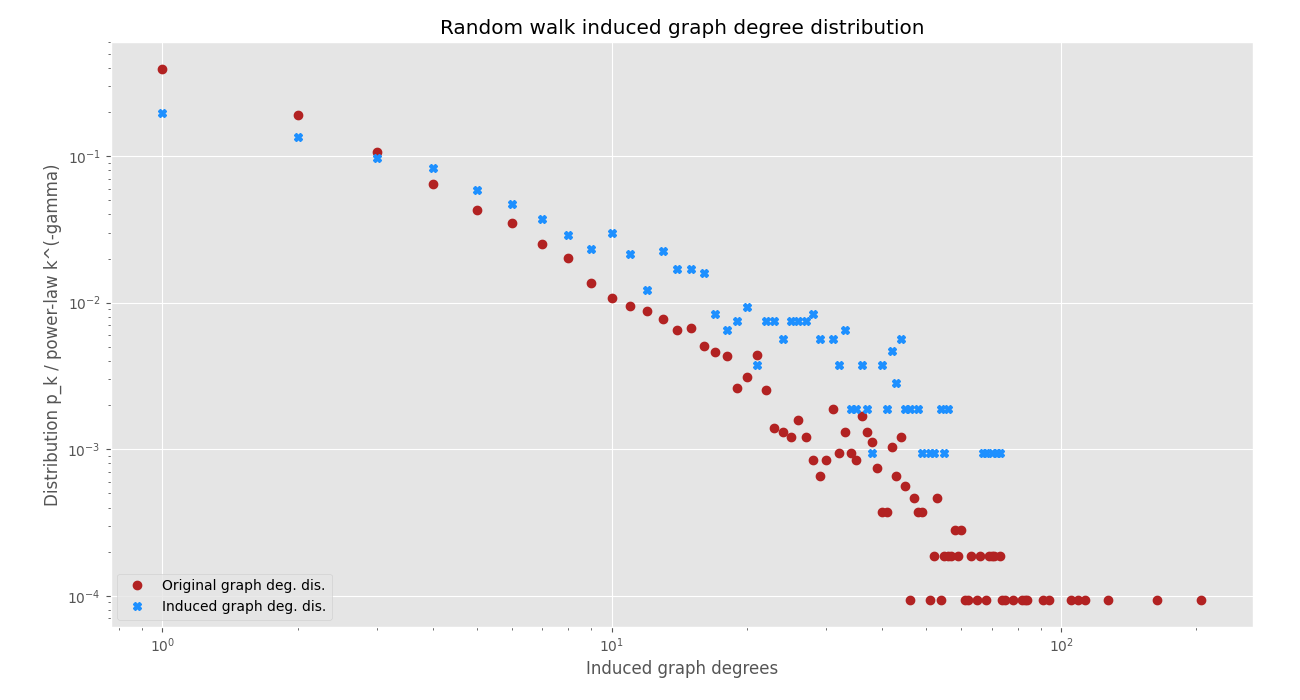

The Python source for this figure:
from utils import read_graph, degree_distribution, calculate_gamma
import matplotlib.pyplot as plt
from random import randrange
import networkx as nx
from math import log

def random_walk_induced_graph(graph):
    """
    Do a random walk on the graph, until 
    10% of the nodes is sampled

    Return the induced graph
    """
    n = graph.number_of_nodes()
    current = randrange(0, n) # random starting node
    walk = [current]
    sample_size = round(0.1 * n) # need to sample 10% of the nodes
    visited = set()
    visited.add(current)

    while len(visited) < sample_size:
        neighbors = list(graph[current].keys())
        index = randrange(0, len(neighbors))
        node = neighbors[index]
        if node not in visited:
            visited.add(node)
        walk.append(node)
        current = node

    return graph.subgraph(visited)

def average_degree(graph):
    return 2*graph.number_of_edges() / graph.number_of_nodes()

def plot():
    """
    Plot stuff
    """
    cutoff = 3
    cutoff_induced = 4

    """
    Original graph distribution, gamma
    """
    graph, labels = read_graph("social", directed=False)
    n = graph.number_of_nodes()
    # print(f"Checking if our original graph is small world.")
    # print(f"\tAverage distance: {nx.average_shortest_path_length(graph)}")
    # print(f"\tln(n) / ln(<k>): {log(n) / log(average_degree(graph))}")
    # print(f"\tAverage clustering: {nx.average_clustering(graph)}")
    degrees = [graph.degree[node] for node in graph.nodes() if graph.degree[node] > 0]
    gamma = calculate_gamma(degrees, cutoff)
    # print(f"Gamma for original graph (cutoff {cutoff}): {gamma}\n")
    distribution = degree_distribution(degrees, n)
    
    """
    Random walk induced graph and the distribution
    """
    induced = random_walk_induced_graph(graph)
    n_induced = induced.number_of_nodes()
    # print(f"Checking if our induced graph is small world.")
    # print(f"\tAverage distance: {nx.average_shortest_path_length(induced)}")
    # print(f"\tln(n) / ln(<k>): {log(n_induced) / log(average_degree(induced))}")
    # print(f"\tAverage clustering: {nx.average_clustering(induced)}")
    degrees_induced = [induced.degree[node] for node in induced.nodes() if induced.degree[node] > 0]
    gamma_induced = calculate_gamma(degrees_induced, cutoff_induced)
    print(f"Gamma for induced graph (cutoff {cutoff_induced}): {gamma_induced}\n")
    distribution_induced = degree_distribution(degrees_induced, n_induced)
    
    # Plot
    plt.style.use("ggplot")
    plt.figure(figsize=(13, 7))
    plt.plot(distribution.keys(), distribution.values(), 'o', color="firebrick", label=f"Original graph deg. dis.")
    plt.plot(distribution_induced.keys(), distribution_induced.values(), 'X', color="dodgerblue", label=f"Induced graph deg. dis.")
    plt.xlabel("Induced graph degrees")
    plt.ylabel("Distribution p_k / power-law k^(-gamma)")
    plt.xscale("log")
    plt.yscale("log")
    plt.title("Random walk induced graph degree distribution")
    plt.legend(loc=3)
    plt.subplots_adjust(left=0.085, bottom=0.105, right=0.964, top=0.94)
    plt.show()
        
plot()

"""
Checking if our original graph is ultra small world.
        Average distance: 7.4855400514784
        ln(n) / ln(<k>): 6.119185664133248
        Average clustering: 0.2659452243010437
Gamma for original graph (cutoff 3): 2.0605610597029367
Gamma for original graph (cutoff 4): 2.152434367238218
Gamma for original graph (cutoff 5): 2.232880279297983

Checking if our induced graph is small world.
        Average distance: 5.37645890153709
        ln(n) / ln(<k>): 2.9585690314304176
        Average clustering: 0.5219598869809366
Gamma for induced graph (cutoff 3): 1.7318751394190044 (varies between 1.7x and 1.8x)
Gamma for induced graph (cutoff 4): 1.8966716742827932 (varies between 1.8x and 1.9x)
Gamma for induced graph (cutoff 5): 2.06510132214632 (varies between 1.9x and 2.0x)
"""
